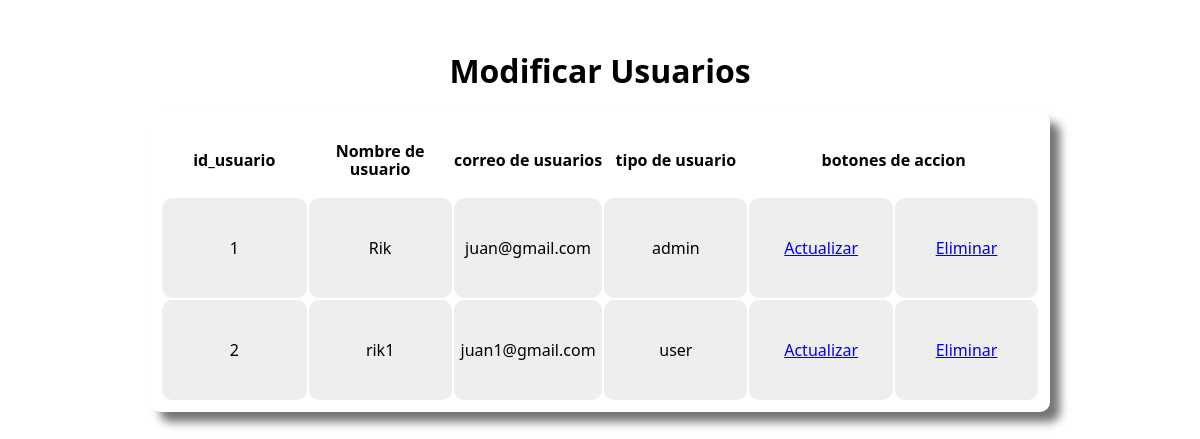
Before: /panel_admin/mostrar_users.php (signed in) with the older database file.
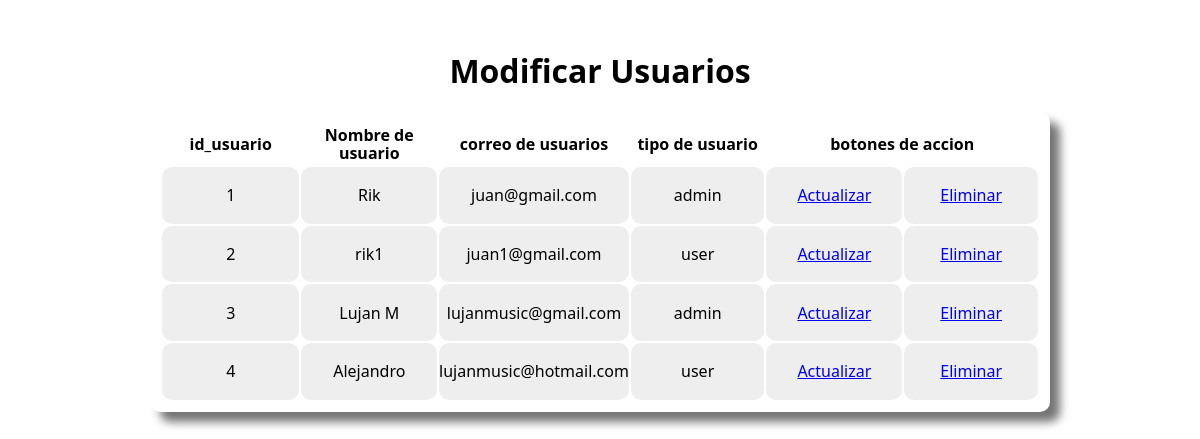
After: the same page with the newer database file.
### tables this page shows
CREATE TABLE IF NOT EXISTS `usuarios` (
  `id_usuarios` int(5) NOT NULL AUTO_INCREMENT COMMENT 'Identificador único para cada usuario registrado.',
  `email` varchar(100) NOT NULL COMMENT 'Correo electrónico del usuario, utilizado para contacto y autenticación.',
  `usuario` varchar(50) NOT NULL COMMENT 'Nombre de usuario o apodo que utiliza el usuario para iniciar sesión.',
  `pass` varchar(20) NOT NULL COMMENT 'Contraseña asociada a la cuenta del usuario para autenticación.',
  `tipo` varchar(10) NOT NULL COMMENT 'Tipo de cuenta o rol del usuario (por ejemplo, admin o user), que determina su nivel de acceso en el sistema.',
  PRIMARY KEY (`id_usuarios`) COMMENT 'Clave primaria de digitos que incrementan con cada usuario.',
  UNIQUE KEY `unique_email` (`email`) COMMENT 'Asegura que el correo electrónico sea único entre los usuarios.',
  UNIQUE KEY `unique_usuario` (`usuario`) COMMENT 'Asegura que el nombre de usuario sea único entre los usuarios.'
);

### panel_admin/mostrar_users.php (the view, shortened to what this page needs)
<?php
include '../main-pages/conexion.php';
?>
<!DOCTYPE html>
<html lang="en">
<head>
    <link rel="stylesheet" href="../normalize.css">
    <link rel="stylesheet" href="../frontend/style-muser.css">
    <link rel="stylesheet" href="https://cdn.jsdelivr.net/npm/sweetalert2@11.11.0/dist/sweetalert2.min.css"
>
</head>
<body>
    <h1 class="informacion">
        Modificar Usuarios
    </h1>
    <table>
        <tr>
            <th>id_usuario</th>
            <th>Nombre de usuario</th>
            <th>correo de usuarios</th>
            <th>tipo de usuario</th>
            <th colspan="2">botones de accion</th>
        </tr>
        <tbody>
            <?php
            $registros = mysqli_query($conexion,"SELECT * FROM usuarios") or die("Error en la consulta".mysqli_error($conexion));
            while ($row = mysqli_fetch_array($registros)) { ?>
                <tr>
                    <td> <?php echo $row['id_usuarios']; ?> </td>
                    <td> <?php echo $row['usuario']; ?> </td>
                    <td> <?php echo $row['email']; ?> </td>
                    <td> <?php echo $row['tipo']; ?> </td>
                    <td class="btn"><a href="modificar_user.php?editar= <?php echo $row['id_usuarios']; ?>">Actualizar</a></td>
                    <td class="btn1"><a href="eliminar_users.php?del= <?php echo $row['id_usuarios']; ?>">Eliminar</a></td>
                </tr>
            <?php }
            ?>
        </tbody>
    </table>
</body>
</html>

Changed rows visible on the page:
added usuarios: id_usuarios "3", usuario "Lujan M", email "lujanmusic@gmail.com", tipo "admin"
added usuarios: id_usuarios "4", usuario "Alejandro", email "lujanmusic@hotmail.com", tipo "user"
